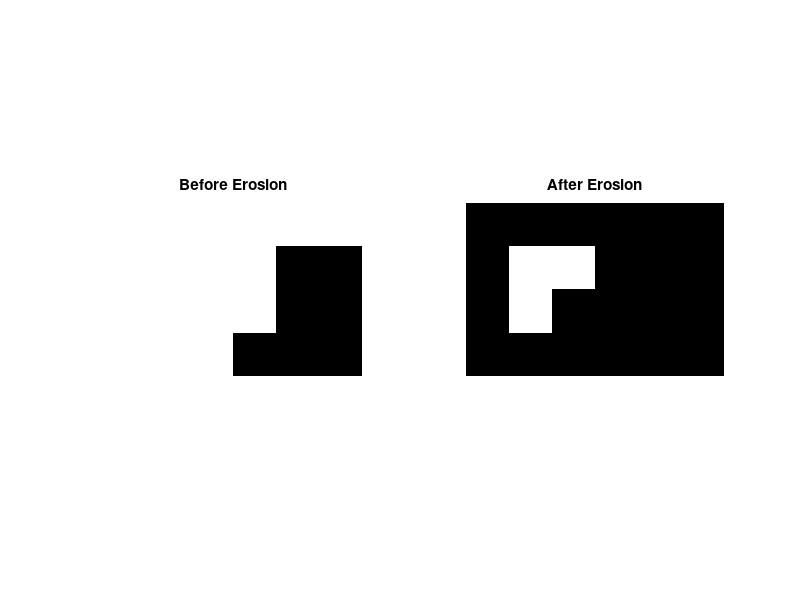

This chart was generated by the following MATLAB code:
clc, clear all
a = [1 1 1 1 1 1;
     1 1 1 1 0 0;
     1 1 1 1 0 0;
     1 1 1 0 0 0];
[m,n] = size(a);
b = zeros(m,n);

for i=2:m-1
  for j=2:n-1
    Sigma = a(i-1,j-1) + a(i-1,j) + a(i-1,j+1) + a(i,j-1) + a(i,j+1) + ...
            a(i+1,j-1) + a(i+1,j) + a(i+1,j+1);
    if Sigma < 8
      b(i,j) = 0;
    else
      b(i,j) = a(i,j);
    end
  end
end
subplot(1,2,1),imshow(a),title('Before Erosion')
subplot(1,2,2),imshow(b),title('After Erosion')
